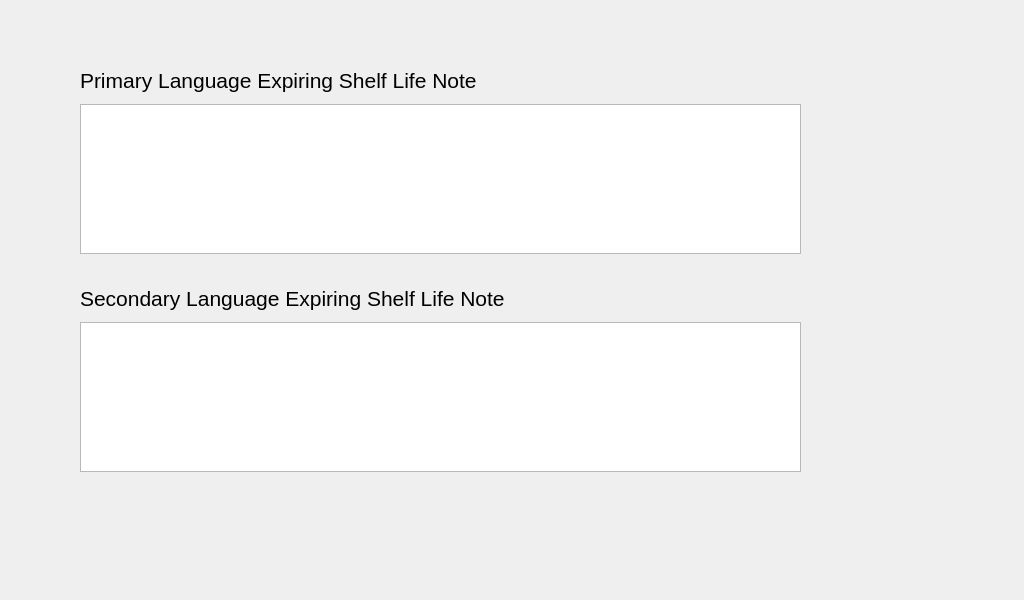
<?xml version="1.0" encoding="UTF-8"?>
<ui version="4.0">
 <class>shelfLifeExpiration</class>
 <widget class="QWidget" name="shelfLifeExpiration">
  <property name="geometry">
   <rect>
    <x>0</x>
    <y>0</y>
    <width>1024</width>
    <height>600</height>
   </rect>
  </property>
  <property name="windowTitle">
   <string>Dialog</string>
  </property>
  <widget class="QLabel" name="lblPrimaryLanguage">
   <property name="geometry">
    <rect>
     <x>80</x>
     <y>60</y>
     <width>731</width>
     <height>40</height>
    </rect>
   </property>
   <property name="font">
    <font>
     <pointsize>16</pointsize>
    </font>
   </property>
   <property name="text">
    <string>Primary Language Expiring Shelf Life Note</string>
   </property>
  </widget>
  <widget class="QPlainTextEdit" name="txtPrimaryNote">
   <property name="geometry">
    <rect>
     <x>80</x>
     <y>104</y>
     <width>721</width>
     <height>150</height>
    </rect>
   </property>
   <property name="toolTip">
    <string notr="true"/>
   </property>
  </widget>
  <widget class="QLabel" name="lblSecondaryLanguage">
   <property name="geometry">
    <rect>
     <x>80</x>
     <y>278</y>
     <width>731</width>
     <height>40</height>
    </rect>
   </property>
   <property name="font">
    <font>
     <pointsize>16</pointsize>
    </font>
   </property>
   <property name="text">
    <string>Secondary Language Expiring Shelf Life Note</string>
   </property>
  </widget>
  <widget class="QPlainTextEdit" name="txtSecondaryNote">
   <property name="geometry">
    <rect>
     <x>80</x>
     <y>322</y>
     <width>721</width>
     <height>150</height>
    </rect>
   </property>
   <property name="toolTip">
    <string notr="true"/>
   </property>
  </widget>
 </widget>
 <resources/>
 <connections/>
</ui>
